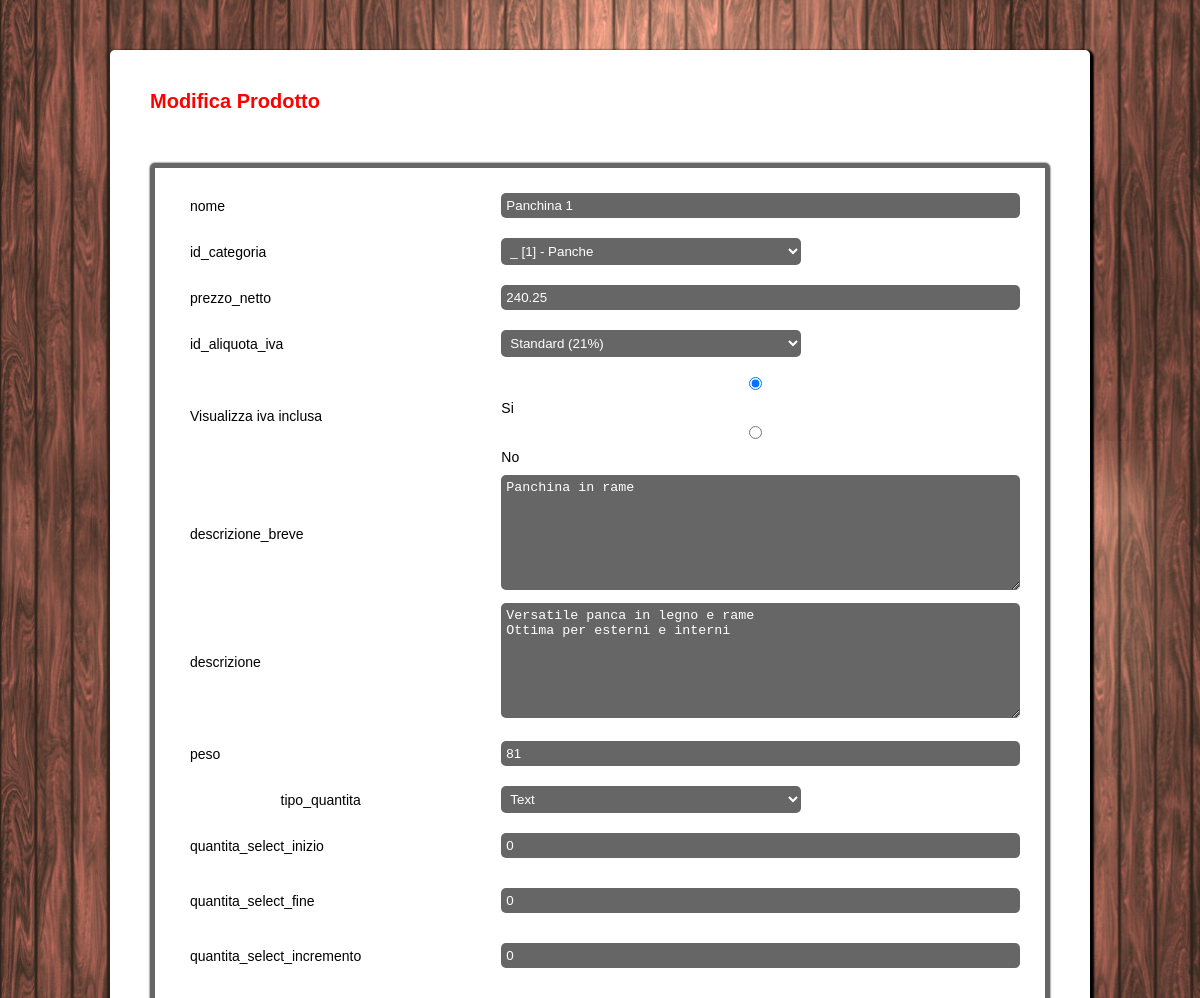
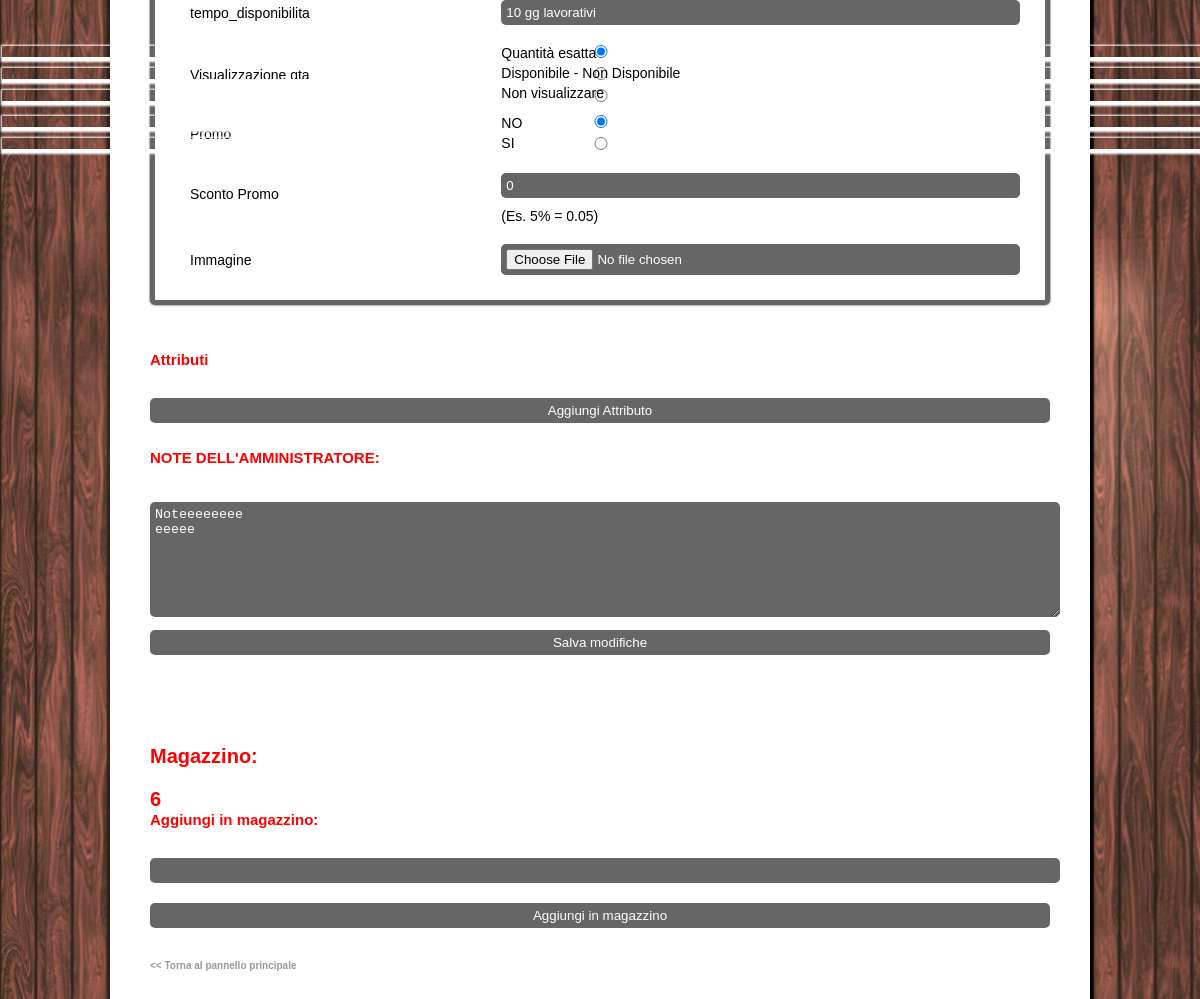
The app's page /administrator/edit_prodotto.php?id=1 with its own data (2 pictures, top to bottom).
### tables this page shows
CREATE TABLE IF NOT EXISTS `prodotti` (
  `id_prodotto` int(10) unsigned NOT NULL AUTO_INCREMENT,
  `nome` varchar(150) NOT NULL,
  `id_categoria` int(10) unsigned NOT NULL,
  `prezzo_netto` float NOT NULL,
  `id_aliquota_iva` int(10) unsigned NOT NULL,
  `descrizione_breve` text,
  `descrizione` text,
  `tipo_quantita` varchar(45) DEFAULT NULL,
  `quantita_select_inizio` int(11) DEFAULT NULL,
  `quantita_select_fine` int(11) DEFAULT NULL,
  `quantita_select_incremento` int(11) DEFAULT NULL,
  `tempo_disponibilita` varchar(45) DEFAULT NULL,
  `visualizzazione_qta` int(1) DEFAULT '1',
  `iva_inclusa` varchar(2) DEFAULT 'SI',
  `promo` int(1) DEFAULT '0',
  `sconto_promo` float DEFAULT '0',
  `peso` float DEFAULT NULL,
  `note` text,
  PRIMARY KEY (`id_prodotto`),
  KEY `fk_prodotti_categorie1` (`id_categoria`),
  KEY `fk_prodotti_aliquote_iva1` (`id_aliquota_iva`)
);

### common/dbmanager.php (called while the page is built, shortened)
<?php
class dbManager{
        private $user = 'mev';
	private $pass = 'mev';
	private $db_name = 'mev';
	private $host = 'localhost';
	private $connection = NULL;
	function __construct() {
            $this->connection = new mysqli($this->host, $this->user, $this->pass, $this->db_name);
	}
        function lista_aliquote_iva( ){
            $sql = "SELECT * FROM `aliquote_iva` ";
            $toReturn=array();
            $indice=0;
            if( ($risultato = $this->connection->query($sql)) && ($this->connection->affected_rows>0) ){
                while ( $riga = mysqli_fetch_assoc($risultato) ){
                    $toReturn[$indice]=$riga;
                    $indice++;
                }
            }
            return $toReturn;
        }
        function get_prodotto( $id_prodotto ){
            $toReturn = false;
            $sql = "SELECT * FROM prodotti WHERE id_prodotto = $id_prodotto LIMIT 1";
            if( ($result = $this->connection->query($sql)) && ( $this->connection->affected_rows>0 ) ){
                $riga = mysqli_fetch_array($result);
                $toReturn=$riga;
            }
            return $toReturn;
        }
        function lista_magazzino_by_prodotto( $id_prodotto ){
            $sql = "SELECT * FROM `magazzino` WHERE id_prodotto = $id_prodotto ";
            $toReturn=array();
            $indice=0;
            if( ($risultato = $this->connection->query($sql)) && ($this->connection->affected_rows>0) ){
                while ( $riga = mysqli_fetch_assoc($risultato) ){
                    $riga['attributi'] = (empty($riga['attributi'])) ? array() : explode('|', $riga['attributi']);
                    $toReturn[$indice]=$riga;
                    $indice++;
                }
            }
            return $toReturn;
        }
}
?>

### administrator/edit_prodotto.php (the view, shortened to what this page needs)
<?php
include_once '../common/dbmanager.php';
if(empty($managerSql)){
    $managerSql = new dbManager();
}
$prodotto = $managerSql->get_prodotto($_GET['id']);
?>
<!DOCTYPE html PUBLIC "-//W3C//DTD XHTML 1.1//EN" "http://www.w3.org/TR/xhtml11/DTD/xhtml11.dtd">
<html xmlns="http://www.w3.org/1999/xhtml">
<head>
<link rel="stylesheet" type="text/css" href="style.css" media="screen" />
</head>
<body>
	<div class="page">
		<h1>Modifica Prodotto</h1>
			<form action="" method="post" enctype="multipart/form-data" id="form1">
			  <table cellspacing="0" cellpadding="0">
				<tr>
					<td>nome </td>
					<td><input name="nome" size="40" tabindex="5" id="nome" type="text" value="<?php echo htmlspecialchars($prodotto['nome']); ?>" /></td>
				 </tr>
				 <tr>
					<td> id_categoria </td>
					<td>
						 <select name="categoria" id="categoria">
							<?php
								 include '../common/recursive_categorie.php';
							?>
						 </select>
					</td>
				 </tr>
				 <tr>
					<td> prezzo_netto </td>
					<td><input name="prezzo_netto" type="text" id="prezzo_netto" tabindex="10" size="20" maxlength="15" value="<?php echo htmlspecialchars($prodotto['prezzo_netto']); ?>" /></td>
				 </tr>
				 <tr>
					<td> id_aliquota_iva </td>
					<td>
						 <select name="aliquota_iva" id="aliquota_iva">
							<?php
							$aliquote = $managerSql->lista_aliquote_iva();
							for($i=0; $i<count($aliquote); $i++){
								 $aliquota = $aliquote[$i];
								 $aliquota['nome'] = htmlspecialchars($aliquota['nome']);
								 $aliquota['aliquota'] *= 100;
								 $selected = ($aliquota['id_aliquota_iva']==$prodotto['id_aliquota_iva']) ? ' selected="selected" ' : '';
								 echo "<option value=\"{$aliquota['id_aliquota_iva']}\" $selected>{$aliquota['nome']} ({$aliquota['aliquota']}%)</option>";
							}
							?>
						 </select>
					</td>
				 </tr>
				 <tr>
					<td>Visualizza iva inclusa</td>
					<?php
					$iva_inclusa = array();
					$iva_inclusa['SI'] = $iva_inclusa['NO'] = '';
					if($prodotto['iva_inclusa']=='SI'){ $iva_inclusa['SI']='checked="checked"';}else{$iva_inclusa['NO']='checked="checked"';}
					?>
					<td><input name="iva_inclusa" type="radio" id="iva_inclusa" value="SI" <?php echo $iva_inclusa['SI']; ?> />
					Si
					  <input type="radio" name="iva_inclusa" id="iva_inclusa" value="NO" <?php echo $iva_inclusa['NO']; ?> />
					  No
			</td>
				 </tr>
				 <tr>
					<td> descrizione_breve </td>
					<td><textarea name="descrizione_breve" rows="7" cols="40" dir="ltr" id="descrizione_breve" tabindex="16"><?php echo htmlspecialchars($prodotto['descrizione_breve']); ?></textarea></td>
				 </tr>
				 <tr>
					<td> descrizione </td>
					<td><textarea name="descrizione" rows="7" cols="40" dir="ltr" id="descrizione" tabindex="19"><?php echo htmlspecialchars($prodotto['descrizione']); ?></textarea></td>
				 </tr>
				 <tr>
					<td> peso </td>
					<td><input name="peso" size="11" tabindex="28" id="peso" type="text" value="<?php echo htmlspecialchars($prodotto['peso']); ?>" /></td>
				 </tr>
				 <tr>
					<td align="center"> tipo_quantita </td>
					<?php
					$select_tipo_qta = array();
					$select_tipo_qta['T'] = $select_tipo_qta['S'] = $select_tipo_qta['N'] = '';
					switch ($prodotto['tipo_quantita']) {
						 case 'T': $select_tipo_qta['T'] = 'selected="selected"'; break;
					}
					?>
					<td><select name="tipo_quantita" tabindex="22" id="tipo_quantita" >
							  <option value="T" <?php echo $select_tipo_qta['T']; ?> >Text</option>
						 </select>
					</td>
				 </tr>
				 <tr>
					<td> quantita_select_inizio </td>
					<td><input name="select_inizio" size="11" tabindex="25" id="select_inizio" type="text" value="<?php echo htmlspecialchars($prodotto['quantita_select_inizio']); ?>" /></td>
				 </tr>
				 <tr>
					<td> quantita_select_fine </td>
					<td><input name="select_fine" size="11" tabindex="28" id="select_fine" type="text" value="<?php echo htmlspecialchars($prodotto['quantita_select_fine']); ?>" /></td>
				 </tr>
				 <tr>
					<td> quantita_select_incremento </td>
					<td><input name="select_incremento" size="11" tabindex="31" id="select_incremento" type="text" value="<?php echo htmlspecialchars($prodotto['quantita_select_incremento']); ?>" /></td>
				 </tr>
				 <tr>
					<td> tempo_disponibilita </td>
					<td><input name="tempo_disponibilita" size="40" tabindex="34" id="tempo_disponibilita" type="text" value="<?php echo htmlspecialchars($prodotto['tempo_disponibilita']); ?>" /></td>
				 </tr>
				 <tr>
					<td>Visualizzazione qta</td>
					<?php
					$chk_visual_qta = array();
					$chk_visual_qta['1'] = $chk_visual_qta['2'] = $chk_visual_qta['3'] = '';
					switch ($prodotto['visualizzazione_qta']) {
						 case 1: $chk_visual_qta['1'] = 'checked="checked"'; break;
					}
					?>
					<td>
					<div style="height:60px">
					  <div>
					  		<input style="position:absolute; margin:0 0 0 -500px;"  name="visualizza_qta" type="radio" id="visualizza_qta_1" value="1" <?php echo $chk_visual_qta['1']; ?> />
					  		<p style="position:absolute;">Quantità esatta</p>
						</div>
					  <div>
					  		<input  style="position:absolute; margin:22px 0 0 -500px;" name="visualizza_qta" type="radio" id="visualizza_qta_2" value="2" <?php echo $chk_visual_qta['2']; ?> />
					  		<p style="position:absolute; margin:20px 0 0 0;">Disponibile - Non Disponibile</p>
					 	</div>
					  <div>
					  		<input  style="position:absolute; margin:44px 0 0 -500px;" name="visualizza_qta" type="radio" id="visualizza_qta_3" value="3" <?php echo $chk_visual_qta['3']; ?> />
					   	<p style="position:absolute; margin:40px 0 0 0;">Non visualizzare</p>
						</div>
					</div>
					</td>
				 </tr>
					<tr>
						 <td>Promo</td>
						 <?php
						 $chk_promo = array();
						 $chk_promo['NO'] = $chk_promo['SI'] = '';
						 switch ($prodotto['promo']){
							  case '0': $chk_promo['NO'] = 'checked="checked"'; break;
						 }
						 ?>
						 <td>
							<div style="height:38px">
							  	<div>
							  		<input style="position:absolute; margin:0 0 0 -500px;" name="promo" type="radio" id="promo_no" value="0" <?php echo $chk_promo['NO']; ?> />
									<p style="position:absolute; margin:0 0 0 0;">NO</p>
							  	</div>
							  	<div>
							  		<input style="position:absolute; margin:22px 0 0 -500px;" name="promo" type="radio" id="promo_si" value="1" <?php echo $chk_promo['SI']; ?> />
									<p style="position:absolute; margin:20px 0 0 0;">SI</p>
						 		</div>
							</div>
						 </td>
					</tr>
					<tr>
						 <td>Sconto Promo</td>
						 <td>
							  <input type="text" name="sconto_promo" id="sconto_promo" value="<?php echo htmlspecialchars($prodotto['sconto_promo']); ?>" /> (Es. 5% = 0.05)
						 </td>
					</tr>
				 <tr>
					<td>Immagine</td>
					<td><input type="file" name="immagine" id="immagine" /></td>
				 </tr>
			  </table>
			  <p>&nbsp;</p>
			  <p><h2>Attributi</h2>
				 <input type="button" name="st" id="st" value="Aggiungi Attributo" onclick="javascript: nuovo_attributo();"/>
			  </p>
			  <p>&nbsp;</p>
			  <p><h2>NOTE DELL'AMMINISTRATORE:</h2><br/>
					<textarea name="note" rows="7" cols="40" dir="ltr" id="note" tabindex="16"><?php echo htmlspecialchars($prodotto['note']); ?></textarea>
			  </p>
			  <p>
				 <input type="submit" name="salva" id="salva" value="Salva modifiche" />
			  </p>
			</form>
			<p>&nbsp;</p>
			<br /><br /><br /><br />
			<p><h1>Magazzino:<h1>
				 <?php
				 $in_magazzino = $managerSql->lista_magazzino_by_prodotto($prodotto['id_prodotto']);
				 foreach ($in_magazzino as $key => $giacenza) {
					  echo "{$giacenza['qta']} <br/>";
				 }
				 ?>
			</p>
			<form name="form_magazzino" id="form_magazzino" method="post" action="">
				 <p><h2>Aggiungi in magazzino:<h2>
					  <input type="text" name="qta_magazzino" id="qta_magazzino" value="" />
					  <input type="submit" name="aggiungi_a_magazzino" id="aggiungi_a_magazzino" value="Aggiungi in magazzino" />
				 </p>
			</form>
			<br /><a style="font-size:10px; color:#999;" href="admin.php">&lt;&lt; Torna al pannello principale</a>
	</div>
</body>
</html>

### administrator/style.css (style rules this page uses)
* { margin:0; padding:0; border:0; text-decoration:none; background-color:transparent; }
body { margin:0; padding:0; border:0; text-decoration:none; background: url(../image/bkg_content.png) repeat; }
.page { width: 900px; height: auto; padding: 40px 40px 40px 40px; margin-left: auto; margin-right: auto; margin-bottom: 20px; margin-top: 50px; background: #fff; color: #000; font-family: Arial, Helvetica, sans-serif; font-size: 14px; border-radius: 5px; -moz-border-radius: 5px; -webkit-border-radius: 5px; border: 0px solid #000000; -webkit-box-shadow: 2px 2px 2px 2px ; box-shadow: 2px 2px 2px 2px ; }
h1 { color: #F00; font-family: Arial, Helvetica, sans-serif; font-size: 20px; font-weight: bold; margin: 0 0 20px 0; }
h2 { color: #F00; font-family: Arial, Helvetica, sans-serif; font-size: 15px; font-weight: bold; margin: 0 0 20px 0; }
table { width:900px; padding:10px 10px 10px 10px; border: solid 5px #666666; margin: 50px auto 30px auto; text-align: left !important; -webkit-box-shadow: 0px 0px 2px ; box-shadow: 0px 0px 2px ; border-radius: 5px; -moz-border-radius: 5px; -webkit-border-radius: 5px; }
tr, td, th { padding: 5px 25px 5px 25px; margin:0px 0px 0px 0px; border:0px solid; -webkit-transition: all 400ms cubic-bezier(0.185, 1, 0.480, 1); -webkit-transition: all 400ms cubic-bezier(0.185, 1.085, 0.480, 1.190); -moz-transition: all 400ms cubic-bezier(0.185, 1.085, 0.480, 1.190); -ms-transition: all 400ms cubic-bezier(0.185, 1.085, 0.480, 1.190); -o-transition: all 400ms cubic-bezier(0.185, 1.085, 0.480, 1.190); transition: all 400ms cubic-bezier(0.185, 1.085, 0.480, 1.190); }
input { width: 100%; margin: 10px 0 10px 0; padding: 5px 5px 5px 5px; color: #FFF; background: #666; border-radius: 5px; -moz-border-radius: 5px; -webkit-border-radius: 5px; border: 0px solid #000000; -webkit-box-shadow: 2px 2px 2px 2px ; box-shadow: 2px 2px 2px 2px -webkit-transition: all 400ms cubic-bezier(0.185, 1, 0.480, 1); -webkit-transition: all 400ms cubic-bezier(0.185, 1.085, 0.480, 1.190); -moz-transition: all 400ms cubic-bezier(0.185, 1.085, 0.480, 1.190); -ms-transition: all 400ms cubic-bezier(0.185, 1.085, 0.480, 1.190); -o-transition: all 400ms cubic-bezier(0.185, 1.085, 0.480, 1.190); transition: all 400ms cubic-bezier(0.185, 1.085, 0.480, 1.190); }
textarea { width: 100%; padding: 5px 5px 5px 5px; color: #FFF; background: #666; border-radius: 5px; -moz-border-radius: 5px; -webkit-border-radius: 5px; border: 0px solid #000000; -webkit-box-shadow: 2px 2px 2px 2px ; box-shadow: 2px 2px 2px 2px }
select { width: 300px; padding: 5px 5px 5px 5px; color: #FFF; background: #666; border-radius: 5px; -moz-border-radius: 5px; -webkit-border-radius: 5px; border: 0px solid #000000; -webkit-box-shadow: 2px 2px 2px 2px ; box-shadow: 2px 2px 2px 2px -webkit-transition: all 400ms cubic-bezier(0.185, 1, 0.480, 1); -webkit-transition: all 400ms cubic-bezier(0.185, 1.085, 0.480, 1.190); -moz-transition: all 400ms cubic-bezier(0.185, 1.085, 0.480, 1.190); -ms-transition: all 400ms cubic-bezier(0.185, 1.085, 0.480, 1.190); -o-transition: all 400ms cubic-bezier(0.185, 1.085, 0.480, 1.190); transition: all 400ms cubic-bezier(0.185, 1.085, 0.480, 1.190); }

### records on screen
prodotti: nome "Panchina 1", prezzo_netto "240.25", descrizione_breve "Panchina in rame", descrizione "Versatile panca in legno e rame Ottima per esterni e interni", peso "81", select_inizio "0", select_fine "0", select_incremento "0", tempo_disponibilita "10 gg lavorativi", sconto_promo "0", note "Noteeeeeeee eeeee"

### other values on screen
$giacenza['qta'] "6"
form field categoria "_ [1] - Panche"
form field aliquota_iva "Standard (21%)"
